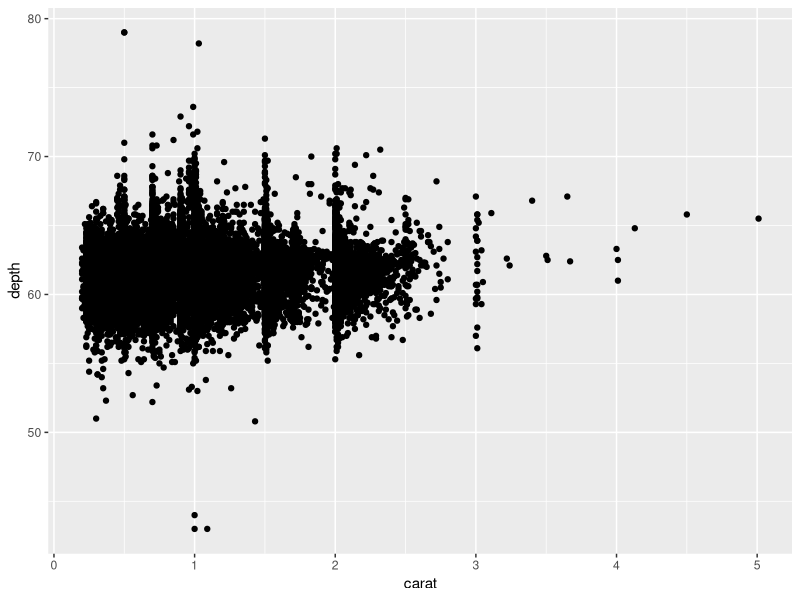

This figure's R source:
## ---- chunk 1
knitr::opts_chunk$set(echo = TRUE)
library(ggplot2)
## ---- chunk 2
diamonds |> 
  ggplot(aes(carat, depth)) +
  geom_point()
